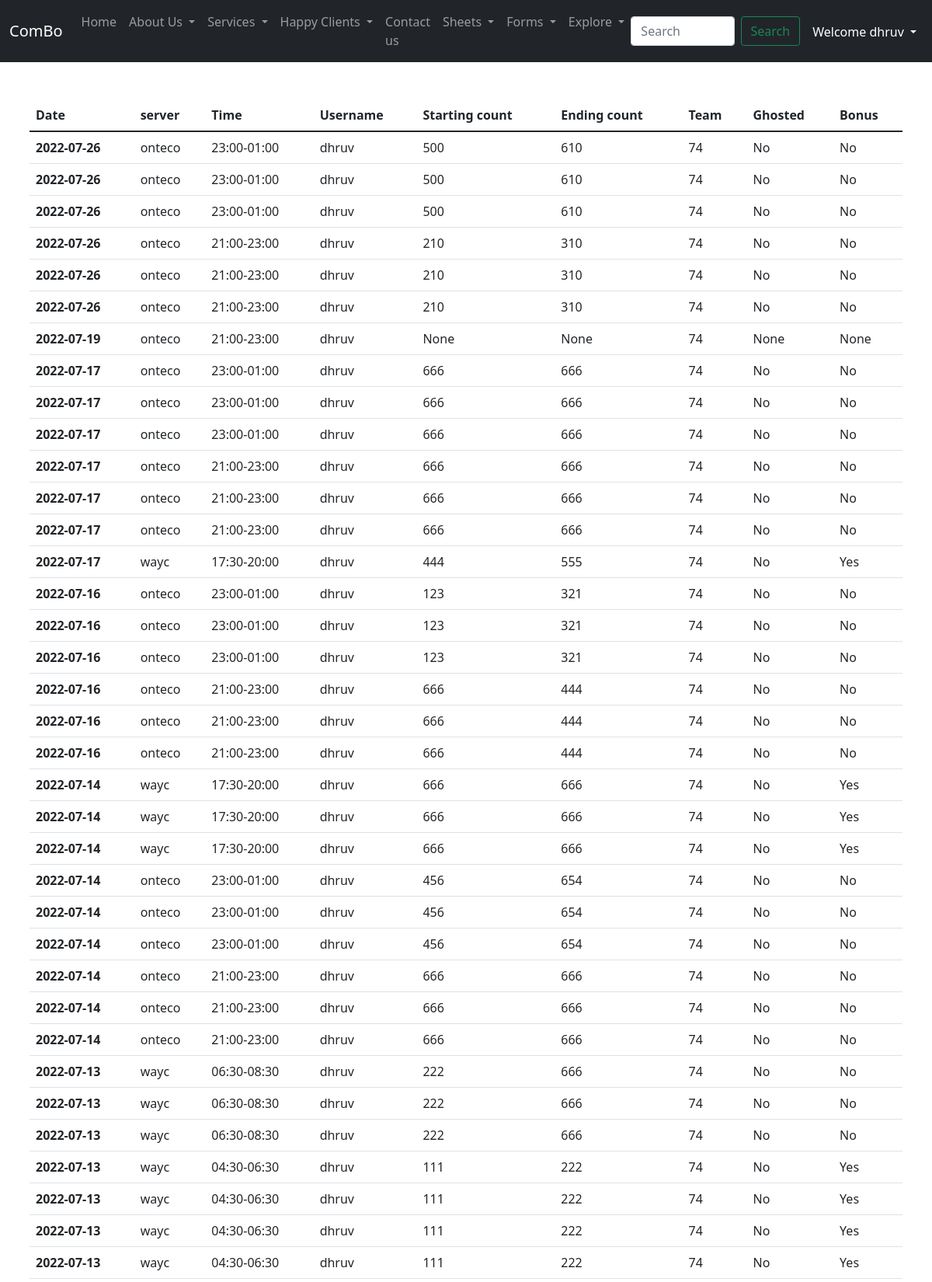
Screenshot of /usershiftcheck (signed in, upper part) with the database file from the repository.
### login/models.py (models this page shows, shortened)
class serverSheet(models.Model):
    sno=models.AutoField(primary_key=True)
    serverName=models.CharField(max_length=15)
    date=models.CharField(max_length=50)
    shiftTime=models.CharField(max_length=50)
    userName=models.CharField(max_length=50)
    startingCount=models.IntegerField(blank=True,editable=True,null=True)
    endingCount=models.IntegerField(blank=True,editable=True,null=True)
    teamName=models.CharField(max_length=50,blank=True,editable=True,null=True)
    isghosted=models.CharField(max_length=50,blank=True,editable=True,null=True)
    isbonus=models.CharField(max_length=50,blank=True,editable=True,null=True)
    commentText=models.CharField(max_length=500,default='')
    approval=models.CharField(max_length=10,blank=True,editable=True,null=True,default='')
    startingCountScreenShot=models.ImageField(upload_to="startingScreenShot",null=True,default="")
    endingCountScreenShot=models.ImageField(upload_to="endingingScreenShot",null=True,default="")
    slug=models.CharField(max_length=120,default="",blank=True,editable=True,null=True)
    timestamp=models.DateTimeField(default=now)

### login/views.py (the view)
# urls.py: path('usershiftcheck',views.usershiftcheck,name='usershiftcheck'),
def usershiftcheck(request):
    userName=request.user
    querySet=reversed(serverSheet.objects.filter(userName=userName).order_by('date'))
    return render(request,'login/usershiftcheck.html',{'alldata':querySet})

### login/templates/login/usershiftcheck.html (shortened to what this page needs)
{% extends 'login/basic.html' %}
{% block isuseractive %}active{% endblock isuseractive %}
{% block body %}
{% if alldata is none %}
{% else %}
<div class="container my-5 px-2">
<table class="table">
    <thead>
      <tr>
        <th scope="col">Date</th>
        <th scope="col">server</th>
        <th scope="col">Time</th>
        <th scope="col">Username</th>
        <th scope="col">Starting count</th>
        <th scope="col">Ending count</th>
        <th scope="col">Team</th>
        <th scope="col">Ghosted</th>
        <th scope="col">Bonus</th>
      </tr>
    </thead>
    <tbody>
      {% for data in alldata %}
      <tr>
        <th scope="row">{{data.date}}</th>
        <td>{{data.serverName}}</td>
        <td>{{data.shiftTime}}</td>
        <td>{{data.userName}}</td>
        <td>{{data.startingCount}}</td>
        <td>{{data.endingCount}}</td>
        <td>{{data.teamName}}</td>
        <td>{{data.isghosted}}</td>
        <td>{{data.isbonus}}</td>
      </tr>{% endfor %}
    </tbody>
  </table>
</div>{% endif %}
{% endblock body %}

### login/templates/login/basic.html (shortened to what this page needs)
<!doctype html>
<html lang="en">
<head>
  <link href="https://cdn.jsdelivr.net/npm/bootstrap@5.1.3/dist/css/bootstrap.min.css" rel="stylesheet"
>
</head>
<body>
  <nav class="navbar navbar-expand-lg navbar-dark bg-dark">
    <div class="container-fluid">
      <a class="navbar-brand" href="home">ComBo</a>
      <div class="collapse navbar-collapse" id="navbarSupportedContent">
        <ul class="navbar-nav me-auto mb-2 mb-lg-0">
          <li class="nav-item">
            <a class="nav-link {% block homeactive %}{% endblock homeactive %}" aria-current="page" href="home">Home</a>
          </li>
          <li class="nav-item dropdown">
            <a class="nav-link dropdown-toggle {% block aboutactive %}{% endblock aboutactive %}" href="#" id="navbarDropdown" role="button" data-bs-toggle="dropdown"
              aria-expanded="false">
              About Us
            </a>
          </li>
          <li class="nav-item dropdown">
            <a class="nav-link dropdown-toggle {% block servicesactive %}{% endblock servicesactive %}" href="#" id="navbarDropdown" role="button" data-bs-toggle="dropdown"
              aria-expanded="false">
              Services
            </a>
          </li>
          <li class="nav-item dropdown">
            <a class="nav-link dropdown-toggle" href="#" id="navbarDropdown" role="button" data-bs-toggle="dropdown"
              aria-expanded="false">
              Happy Clients
            </a>
          </li>
          <li class="nav-item">
            <a class="nav-link" href="#">Contact us</a>
          </li>
          {% if user.is_authenticated %}
          <li class="nav-item dropdown">
            <a class="nav-link dropdown-toggle {% block sheetsactive %}{% endblock sheetsactive %}" href="#" id="navbarDropdown" role="button" data-bs-toggle="dropdown"
              aria-expanded="false">
              Sheets
            </a>
          </li>
          <li class="nav-item dropdown">
            <a class="nav-link dropdown-toggle {% block formsactive %}{% endblock formsactive %}" href="#" id="navbarDropdown" role="button" data-bs-toggle="dropdown"
              aria-expanded="false">
              Forms
            </a>
          </li>
          <li class="nav-item dropdown">
            <a class="nav-link dropdown-toggle {% block exploreactive %}{% endblock exploreactive %}" href="#" id="navbarDropdown" role="button" data-bs-toggle="dropdown"
              aria-expanded="false">
              Explore
            </a>
          </li>
          {% endif %}
        </ul>
        <form class="d-flex" style="height: 38px;">
          <input class="form-control me-0" type="search" placeholder="Search" aria-label="Search">
          <button class="btn btn-outline-success mx-2" type="submit">Search</button>
          {% if user.is_authenticated %}
          <ul class="navbar-nav me-auto mb-2 mb-lg-0">
            <li class="nav-item dropdown ">
              <a class="nav-link dropdown-toggle {% block isuseractive %}{% endblock isuseractive %}" href="#" id="navbarDropdown" role="button" data-bs-toggle="dropdown"
                aria-expanded="false">
                Welcome {{request.user}}
              </a>
            </li>
          </ul>
          {% else %}
          <a class="btn btn-primary mx-1" href="login" role="button">Login</a>
          <a class="btn btn-primary mx-1" href="signup" role="button">SignUp</a>
          {% endif %}
        </form>
      </div>
    </div>
  </nav>
  {% block body %}{% endblock body %}
</body>
</html>

### rows the page displays
serverSheet: date "2022-07-26", serverName "onteco", shiftTime "23:00-01:00", userName "dhruv", startingCount "500", endingCount "610", teamName "74", isghosted "No", isbonus "No"
serverSheet: date "2022-07-26", serverName "onteco", shiftTime "23:00-01:00", userName "dhruv", startingCount "500", endingCount "610", teamName "74", isghosted "No", isbonus "No"
serverSheet: date "2022-07-26", serverName "onteco", shiftTime "23:00-01:00", userName "dhruv", startingCount "500", endingCount "610", teamName "74", isghosted "No", isbonus "No"
serverSheet: date "2022-07-26", serverName "onteco", shiftTime "21:00-23:00", userName "dhruv", startingCount "210", endingCount "310", teamName "74", isghosted "No", isbonus "No"
serverSheet: date "2022-07-26", serverName "onteco", shiftTime "21:00-23:00", userName "dhruv", startingCount "210", endingCount "310", teamName "74", isghosted "No", isbonus "No"
serverSheet: date "2022-07-26", serverName "onteco", shiftTime "21:00-23:00", userName "dhruv", startingCount "210", endingCount "310", teamName "74", isghosted "No", isbonus "No"
serverSheet: date "2022-07-19", serverName "onteco", shiftTime "21:00-23:00", userName "dhruv", startingCount "None", endingCount "None", teamName "74", isghosted "None", isbonus "None"
serverSheet: date "2022-07-17", serverName "onteco", shiftTime "23:00-01:00", userName "dhruv", startingCount "666", endingCount "666", teamName "74", isghosted "No", isbonus "No"
serverSheet: date "2022-07-17", serverName "onteco", shiftTime "23:00-01:00", userName "dhruv", startingCount "666", endingCount "666", teamName "74", isghosted "No", isbonus "No"
serverSheet: date "2022-07-17", serverName "onteco", shiftTime "23:00-01:00", userName "dhruv", startingCount "666", endingCount "666", teamName "74", isghosted "No", isbonus "No"
serverSheet: date "2022-07-17", serverName "onteco", shiftTime "21:00-23:00", userName "dhruv", startingCount "666", endingCount "666", teamName "74", isghosted "No", isbonus "No"
serverSheet: date "2022-07-17", serverName "onteco", shiftTime "21:00-23:00", userName "dhruv", startingCount "666", endingCount "666", teamName "74", isghosted "No", isbonus "No"
serverSheet: date "2022-07-17", serverName "onteco", shiftTime "21:00-23:00", userName "dhruv", startingCount "666", endingCount "666", teamName "74", isghosted "No", isbonus "No"
serverSheet: date "2022-07-17", serverName "wayc", shiftTime "17:30-20:00", userName "dhruv", startingCount "444", endingCount "555", teamName "74", isghosted "No", isbonus "Yes"
serverSheet: date "2022-07-16", serverName "onteco", shiftTime "23:00-01:00", userName "dhruv", startingCount "123", endingCount "321", teamName "74", isghosted "No", isbonus "No"
serverSheet: date "2022-07-16", serverName "onteco", shiftTime "23:00-01:00", userName "dhruv", startingCount "123", endingCount "321", teamName "74", isghosted "No", isbonus "No"
serverSheet: date "2022-07-16", serverName "onteco", shiftTime "23:00-01:00", userName "dhruv", startingCount "123", endingCount "321", teamName "74", isghosted "No", isbonus "No"
serverSheet: date "2022-07-16", serverName "onteco", shiftTime "21:00-23:00", userName "dhruv", startingCount "666", endingCount "444", teamName "74", isghosted "No", isbonus "No"
serverSheet: date "2022-07-16", serverName "onteco", shiftTime "21:00-23:00", userName "dhruv", startingCount "666", endingCount "444", teamName "74", isghosted "No", isbonus "No"
serverSheet: date "2022-07-16", serverName "onteco", shiftTime "21:00-23:00", userName "dhruv", startingCount "666", endingCount "444", teamName "74", isghosted "No", isbonus "No"
serverSheet: date "2022-07-14", serverName "wayc", shiftTime "17:30-20:00", userName "dhruv", startingCount "666", endingCount "666", teamName "74", isghosted "No", isbonus "Yes"
serverSheet: date "2022-07-14", serverName "wayc", shiftTime "17:30-20:00", userName "dhruv", startingCount "666", endingCount "666", teamName "74", isghosted "No", isbonus "Yes"
serverSheet: date "2022-07-14", serverName "wayc", shiftTime "17:30-20:00", userName "dhruv", startingCount "666", endingCount "666", teamName "74", isghosted "No", isbonus "Yes"
serverSheet: date "2022-07-14", serverName "onteco", shiftTime "23:00-01:00", userName "dhruv", startingCount "456", endingCount "654", teamName "74", isghosted "No", isbonus "No"
serverSheet: date "2022-07-14", serverName "onteco", shiftTime "23:00-01:00", userName "dhruv", startingCount "456", endingCount "654", teamName "74", isghosted "No", isbonus "No"
serverSheet: date "2022-07-14", serverName "onteco", shiftTime "23:00-01:00", userName "dhruv", startingCount "456", endingCount "654", teamName "74", isghosted "No", isbonus "No"
serverSheet: date "2022-07-14", serverName "onteco", shiftTime "21:00-23:00", userName "dhruv", startingCount "666", endingCount "666", teamName "74", isghosted "No", isbonus "No"
serverSheet: date "2022-07-14", serverName "onteco", shiftTime "21:00-23:00", userName "dhruv", startingCount "666", endingCount "666", teamName "74", isghosted "No", isbonus "No"
serverSheet: date "2022-07-14", serverName "onteco", shiftTime "21:00-23:00", userName "dhruv", startingCount "666", endingCount "666", teamName "74", isghosted "No", isbonus "No"
serverSheet: date "2022-07-13", serverName "wayc", shiftTime "06:30-08:30", userName "dhruv", startingCount "222", endingCount "666", teamName "74", isghosted "No", isbonus "No"
serverSheet: date "2022-07-13", serverName "wayc", shiftTime "06:30-08:30", userName "dhruv", startingCount "222", endingCount "666", teamName "74", isghosted "No", isbonus "No"
serverSheet: date "2022-07-13", serverName "wayc", shiftTime "06:30-08:30", userName "dhruv", startingCount "222", endingCount "666", teamName "74", isghosted "No", isbonus "No"
serverSheet: date "2022-07-13", serverName "wayc", shiftTime "04:30-06:30", userName "dhruv", startingCount "111", endingCount "222", teamName "74", isghosted "No", isbonus "Yes"
serverSheet: date "2022-07-13", serverName "wayc", shiftTime "04:30-06:30", userName "dhruv", startingCount "111", endingCount "222", teamName "74", isghosted "No", isbonus "Yes"
serverSheet: date "2022-07-13", serverName "wayc", shiftTime "04:30-06:30", userName "dhruv", startingCount "111", endingCount "222", teamName "74", isghosted "No", isbonus "Yes"
serverSheet: date "2022-07-13", serverName "wayc", shiftTime "04:30-06:30", userName "dhruv", startingCount "111", endingCount "222", teamName "74", isghosted "No", isbonus "Yes"

### other values shown
{{ request.user }} "dhruv"
